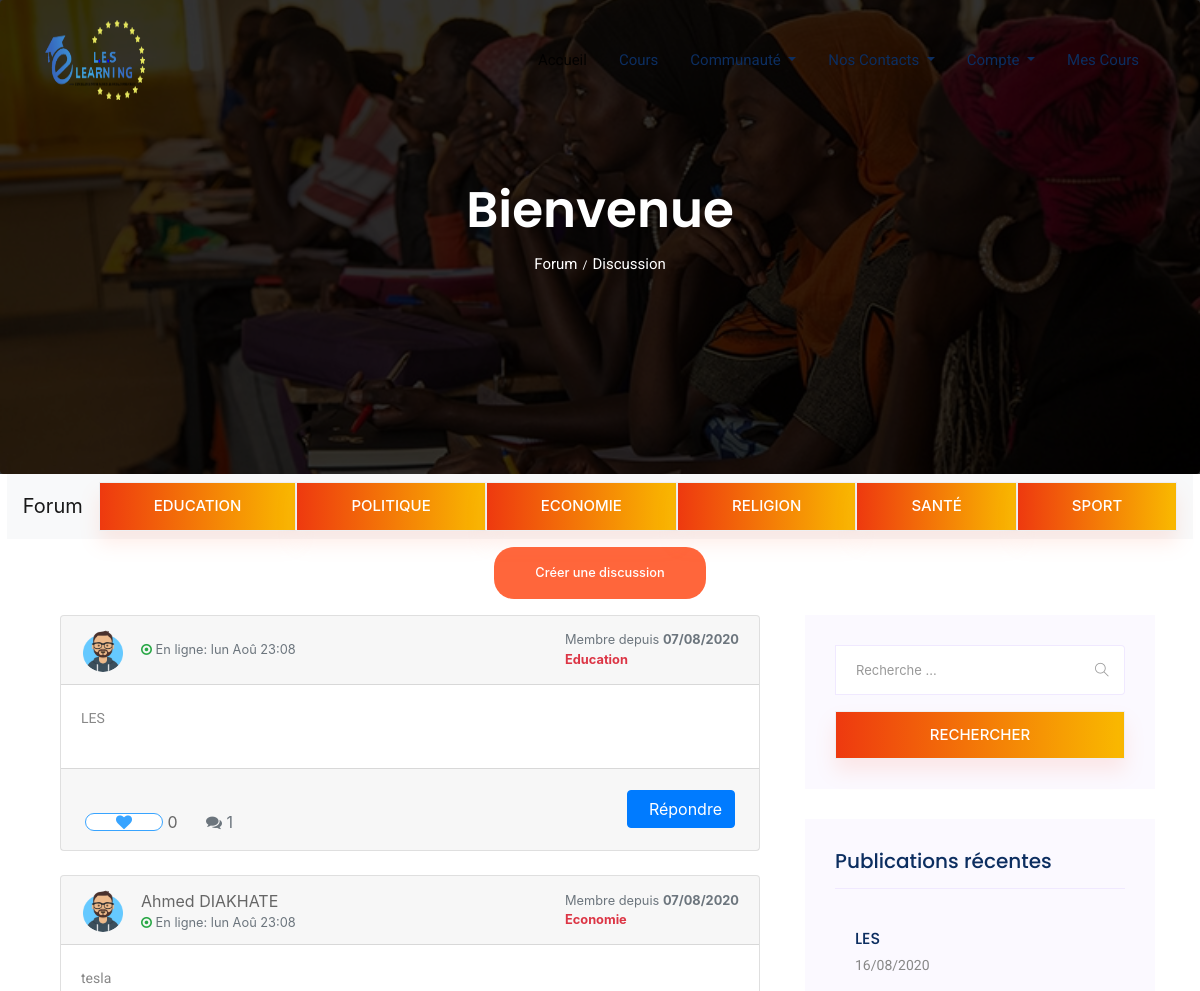
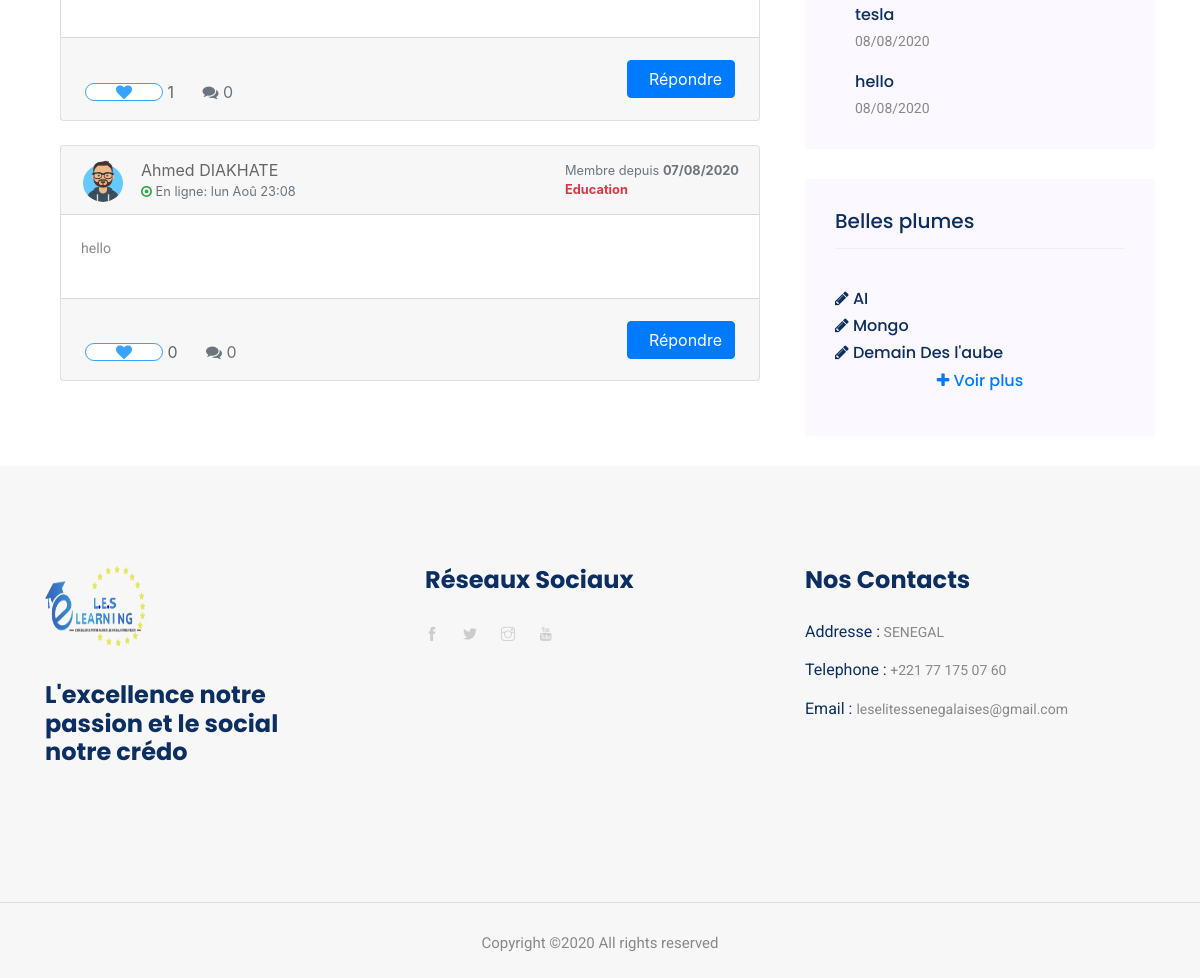
The page /blog/forum on the database its author committed (2 pictures, top to bottom).
### Blog_Forum/models.py (models this page shows, shortened)
class Message(models.Model):
    sjt = (
        ("Politique","politique"),
        ("Education","education"),
        ("Economie","économie"),
        ("Santé","santé"),
        ("Sport","sport"),
        ("Religion","religion")
    )
    subjet = models.CharField(max_length=10,choices=sjt)
    message = models.TextField()
    likes = models.ManyToManyField(User,related_name="likes_message")
    added = models.DateTimeField(auto_now=True)
    author = models.ForeignKey(User,on_delete=models.CASCADE)
    def total_likes(self):
        return self.likes.count()

class Poeme(models.Model):
    titre = models.CharField(max_length=300)
    contenu = models.TextField()
    author_name = models.CharField(blank=True, null=True, max_length=50)
    author_desc = models.CharField(blank=True, null=True, max_length=100)

### Blog_Forum/views.py (the view)
# urls.py: path("forum",views.home_forum,name="forum"),
def home_forum(request):
    query = request.GET.get('q')
    suj_checked = request.GET.get('sujet')
    messages_list = Message.objects.all().order_by('-id')
    r_messages = Message.objects.all().order_by('-id')[:3]
    poemes = Poeme.objects.all().order_by('-id')[:4]
    if suj_checked:
        messages_list = Message.objects.filter(subjet=suj_checked)
    if query:
        messages_list = Message.objects.filter(
            Q(message__icontains=query)|
            Q(author__last_name__icontains=query)|
            Q(author__first_name__icontains=query)
        )
    discuss = {}
    for m in messages_list:
        discuss[m] = Reponse.objects.filter(message=m)
    is_liked = False
    for m in messages_list:
        if m.likes.filter(id=request.user.id).exists():
            is_liked = True
    context = {
        "discuss":discuss.items(),
        "poemes":poemes,
        "is_liked":is_liked,
        "r_messages":r_messages
    }
    return render(request,"Blog_Forum/home_forum.html",context)

### Templates/Blog_Forum/home_forum.html (shortened to what this page needs)
{% extends "Layouts/base.html" %}
{% block content %}
{% load static %}
    <section class="breadcrumb breadcrumb_bg">
        <div class="container">
            <div class="row">
                <div class="col-lg-12">
                    <div class="breadcrumb_iner text-center">
                        <div class="breadcrumb_iner_item">
                            <h2>Bienvenue</h2>
                            <p>Forum<span>/</span>Discussion</p>
                        </div>
                    </div>
                </div>
            </div>
        </div>
    </section>
    <div class="container">
        <div class="row justify-content-center">
            <nav class="navbar navbar-expand-lg navbar-light bg-light">
            <a class="navbar-brand" href="{% url 'forum' %}">Forum</a>
            <form method="GET">
            <div class="collapse navbar-collapse" id="navbarNavAltMarkup">
                <div class="navbar-nav">
                <button class="button rounded-0 primary-bg text-white w-100 btn_1 boxed-btn" type="submit" name="sujet" value="Education">Education</button>
                <button class="button rounded-0 primary-bg text-white w-100 btn_1 boxed-btn" type="submit" name="sujet" value="Politique">Politique</button>
                <button class="button rounded-0 primary-bg text-white w-100 btn_1 boxed-btn" type="submit" name="sujet" value="Economie">Economie</button>
                <button class="button rounded-0 primary-bg text-white w-100 btn_1 boxed-btn" type="submit" name="sujet" value="Religion">Religion</button>
                <button class="button rounded-0 primary-bg text-white w-100 btn_1 boxed-btn" type="submit" name="sujet" value="Santé">Santé</button>
                <button class="button rounded-0 primary-bg text-white w-100 btn_1 boxed-btn" type="submit" name="sujet" value="Sport">Sport</button>
                </div>
            </div>
            </form>
            </nav>
        </div>
    </div>
    <div class="container mt-2 mb-2">
        <div class="row justify-content-center">
            <button type="button" class="genric-btn primary circle e-large" data-toggle="collapse" data-target="#collapseExample" aria-expanded="false" aria-controls="collapseExample">
            Créer une discussion
            </button>
        </div>
    </div>
    <section class="blog_area section-padding mt-3">
        <div class="container">
            <div class="row">
                <div class="col-lg-8 mb-5 mb-lg-0">
                    <div class="blog_left_sidebar">
                    {% for m,rp in discuss %}
                    <div class="col-md-12">
                        <div class="card mb-4">
                            <div class="card-header">
                                <div class="media flex-wrap w-100 align-items-center">
                                    <img src="{% static 'img/default_avatar.png' %}" class="d-block ui-w-40 rounded-circle" alt="" width="44" height="44">
                                    <div class="media-body ml-3"> <a href="#" data-abc="true">{{m.author.first_name}} {{m.author.last_name}}</a>
                                        <div class="text-muted small"><i class="fa fa-dot-circle-o text-success"></i> <span>En ligne:</span> {{m.author.last_login|date:"D M H:m"}}</div>
                                    </div>
                                    <div class="text-muted small ml-3">
                                        <div>Membre depuis <strong>{{m.author.date_joined|date:"d/m/Y"}}</strong></div>
                                        <div><strong class="text-danger">{{m.subjet}}</strong></div>
                                    </div>
                                </div>
                            </div>
                            <div class="card-body">
                                <p>
                                    {{m.message|linebreaksbr}}
                                </p>
                            </div>
                            <div class="card-footer d-flex flex-wrap justify-content-between align-items-center px-0 pt-0 pb-3">
                                <div class="px-4 pt-3"> <a href="#" class="text-muted d-inline-flex align-items-center align-middle" data-abc="true">
                                <form method="POST" action="{% url 'like_msg' %}">
                                {% if is_liked %}
                                <button class="genric-btn danger-border circle arrow" type="submit" name="msg_id" value="{{m.id}}"><i class="fa fa-heart text-danger" style="font-size:16px;"></i></button>&nbsp; <span class="align-middle">{{m.total_likes}}</span> </a> <span class="text-muted d-inline-flex align-items-center align-middle ml-4"> <i class="fa fa-comments text-muted fsize-3"></i>&nbsp; <span class="align-middle">{{rp|length}}</span> </span>
                                {% else %}
                                <button class="genric-btn info-border circle arrow" type="submit" name="msg_id" value="{{m.id}}"><i class="fa fa-heart" style="font-size:16px;"></i></button>&nbsp; <span class="align-middle">{{m.total_likes}}</span> </a> <span class="text-muted d-inline-flex align-items-center align-middle ml-4"> <i class="fa fa-comments text-muted fsize-3"></i>&nbsp; <span class="align-middle">{{rp|length}}</span> </span>
                                {% endif %}
                                </div>
                                <div class="px-4 pt-3"> <button type="button" class="btn btn-primary" data-toggle="collapse" data-target="#collapseRepondreMessage" aria-expanded="false" aria-controls="collapseRepondreMessage">&nbsp; Répondre</button> </div>
                            </div>
                        </div>
                    </div>
                    {% endfor %}
                    </div>
                </div>
                <div class="col-lg-4">
                    <div class="blog_right_sidebar">
                        <aside class="single_sidebar_widget search_widget">
                            <form method="GET">
                                <div class="form-group">
                                    <div class="input-group mb-3">
                                        <input type="text" class="form-control" placeholder='Recherche ...' name="q">
                                        <div class="input-group-append">
                                            <button class="btn" type="button"><i class="ti-search"></i></button>
                                        </div>
                                    </div>
                                </div>
                                <button class="button rounded-0 primary-bg text-white w-100 btn_1 boxed-btn"
                                    type="submit">Rechercher</button>
                            </form>
                        </aside>
                        <aside class="single_sidebar_widget popular_post_widget">
                            <h3 class="widget_title">Publications récentes</h3>
                            {% for rm in r_messages %}
                            <div class="media post_item">
                                <div class="media-body">
                                    <a>
                                        <h3>{{rm.message|truncatewords:"15"}}</h3>
                                    </a>
                                    <p>{{rm.added|date:'d/m/Y'}}</p>
                                </div>
                            </div>
                            {% endfor %}
                        </aside>
                        <aside class="single_sidebar_widget instagram_feeds">
                        <h4 class="widget_title">Belles plumes</h4>
                        <ul class="flex-wrap">
                            {% for p in poemes %}
                            <li>
                            <a href="{% url 'single_poeme' p.id %}">
                                <h6><i class="fa fa-pencil"></i> {{p.titre}}</h6>
                            </a>
                            </li>
                            {% endfor %}
                            <li><a href="{% url 'poemes' %}" class="text-center"><h6 class="text-primary"><i class="fa fa-plus"></i> Voir plus</h6></a></li>
                        </ul>
                        </aside>
                    </div>
                </div>
            </div>
        </div>
    </section>
{% endblock content %}

### rows shown on the page
Message: author.last_login "lun Aoû 23:08", author.date_joined "07/08/2020", subjet "Education", message "LES", total_likes "0", rp "1", added "16/08/2020"
Message: author.first_name "Ahmed", author.last_name "DIAKHATE", author.last_login "lun Aoû 23:08", author.date_joined "07/08/2020", subjet "Economie", message "tesla", total_likes "1", rp "0", added "08/08/2020"
Message: author.first_name "Ahmed", author.last_name "DIAKHATE", author.last_login "lun Aoû 23:08", author.date_joined "07/08/2020", subjet "Education", message "hello", total_likes "0", rp "0", added "08/08/2020"
Poeme: titre "AI"
Poeme: titre "Mongo"
Poeme: titre "Demain Des l'aube"
